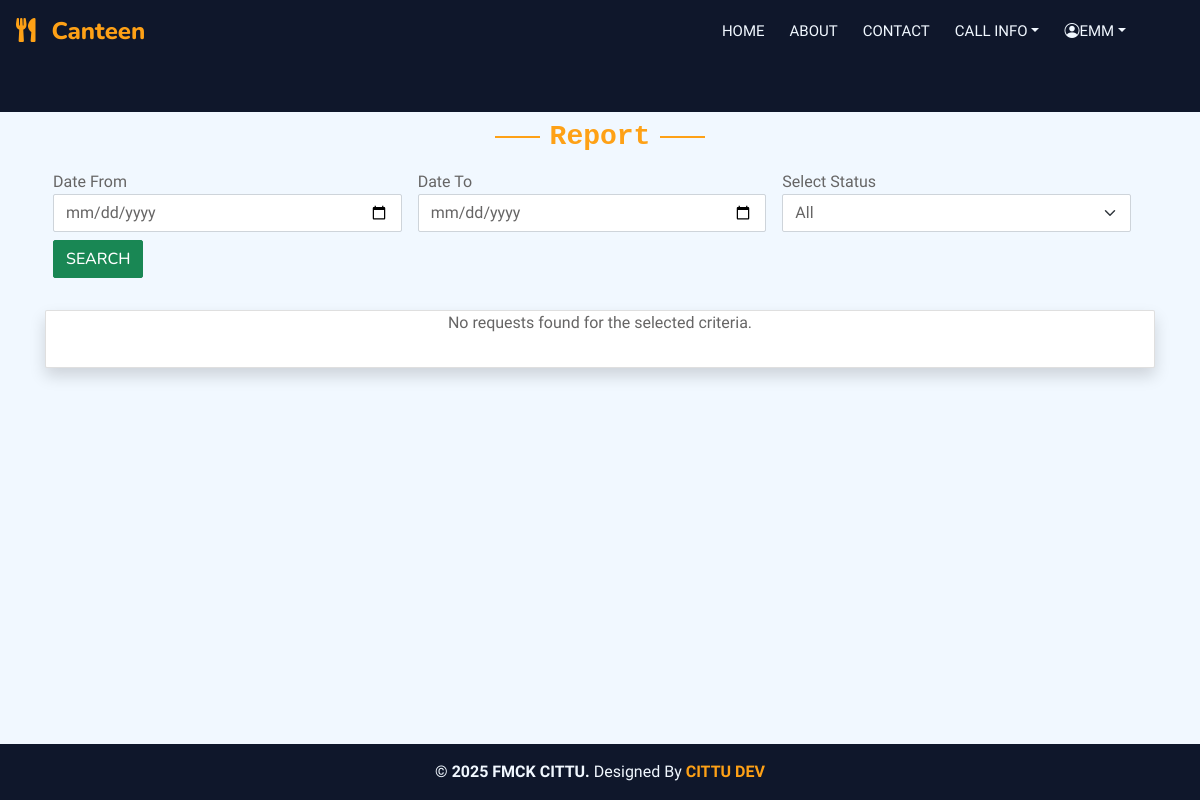
Page /meal_report (signed in) on the earlier database version.
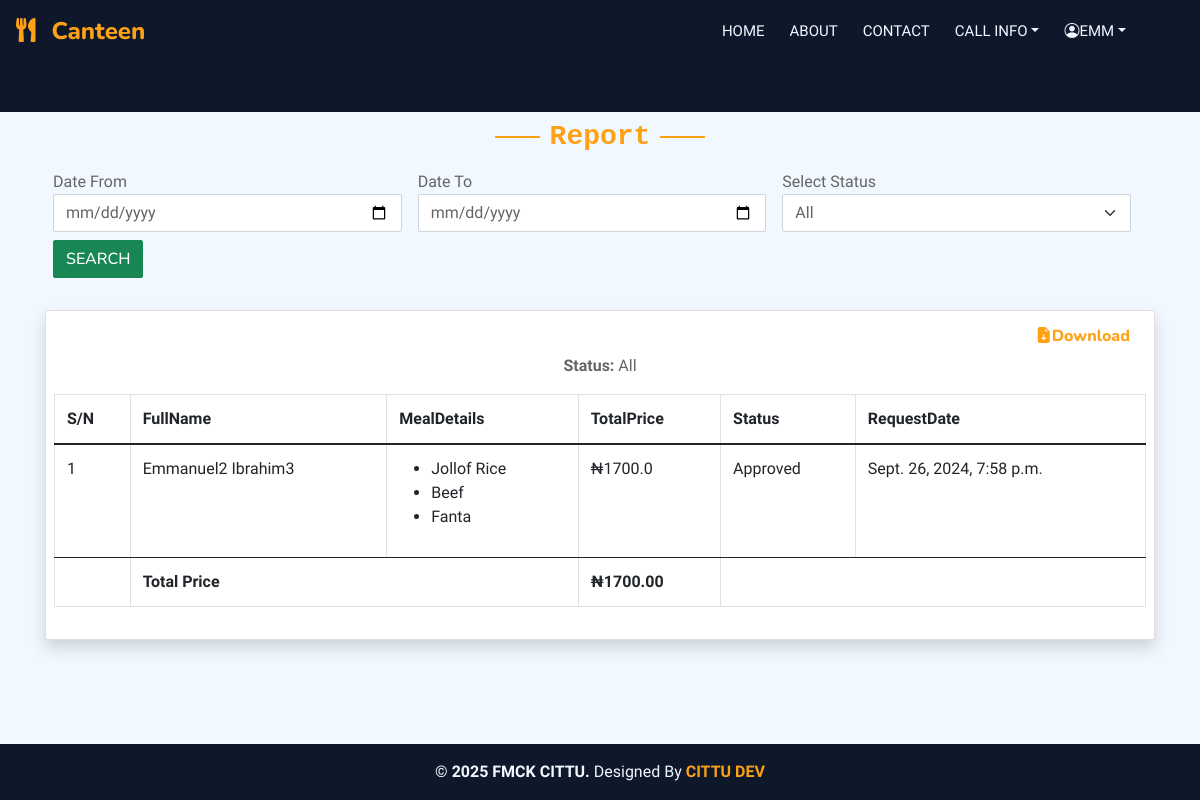
Same page on the later database version.
### main/models.py (models this page shows, shortened)
class Request(models.Model):
    STATUS_CHOICES = [
        ('Pending', 'Pending'),
        ('Approved', 'Approved'),
        ('Decline', 'Decline'),
    ]
    user = models.ForeignKey(User, on_delete=models.SET_NULL, null=True)
    date_created = models.DateTimeField(auto_now_add=True)
    status = models.CharField(max_length=8, choices=STATUS_CHOICES, default='Pending')
    class Meta:
        verbose_name_plural = "Request"
    def calculate_total_price(self):
        request_details = self.requestdetails_set.all()
        total = sum(float(detail.meal.price) for detail in request_details if detail.meal)
        return total

class RequestDetails(models.Model):
    request = models.ForeignKey(Request, on_delete=models.SET_NULL, null=True)
    meal = models.ForeignKey(Meal, on_delete=models.SET_NULL, null=True)
    meal_price = models.DecimalField(max_digits=10, decimal_places=2, default=0.00)
    date_created = models.DateTimeField(auto_now_add=True)
    class Meta:
        verbose_name_plural = "RequestDetail"

class Meal(models.Model):
    title = models.CharField(max_length=25)
    price = models.DecimalField(max_digits=10, decimal_places=2)
    available = models.BooleanField(default=True)
    category = models.ForeignKey(Category, on_delete=models.SET_NULL, null=True)
    meals_image = models.ImageField(upload_to='meal_image', default='default.png', blank=True,null=True)
    date_created = models.DateTimeField(auto_now_add=True)
    class Meta:
        verbose_name_plural = "Meal"
    def __str__(self):
        return self.title

### accounts/models.py (models this page shows, shortened)
class User(AbstractUser):
    firstname = models.CharField(max_length=200)
    lastname = models.CharField(max_length=200)
    othername = models.CharField(max_length=100 ,blank=True,null=True)
    username = models.CharField(max_length=100, unique=True)
    file_no = models.CharField(unique=True, max_length=7)
    phone_number = models.CharField(max_length=11,null=True)
    department = models.ForeignKey(Department, on_delete=models.SET_NULL, null=True)
    unit = models.ForeignKey(Unit, on_delete=models.SET_NULL, null=True)
    gender = models.ForeignKey(Gender, on_delete=models.CASCADE,null=True)
    group = models.ForeignKey(UserGroup, on_delete=models.CASCADE, blank=True, null=True)
    role = models.ForeignKey(Role, on_delete=models.CASCADE, blank=True, null=True)
    is_active = models.BooleanField(default=True)
    date_created = models.DateTimeField(auto_now_add=True)
    USERNAME_FIELD = 'username'
    REQUIRED_FIELDS = ['firstname', 'lastname', 'file_no', 'phone_number', 'department', 'unit']
    class Meta:
        verbose_name_plural = "User"

### report/views.py (the view)
# urls.py: path('meal_report', views.meal_report_and_search, name='report'),
@login_required
def meal_report_and_search(request):
    datefrom = request.GET.get('datefrom')
    dateto = request.GET.get('dateto')
    status = request.GET.get('status')
    filtered_requests = filter_requests(datefrom, dateto, status)
    total_price = sum(req.calculate_total_price() for req in filtered_requests)
    user_request_details = RequestDetails.objects.filter(request__in=filtered_requests)
    report = filtered_requests
    context = {
        'report': report,
        'total_price': total_price,
        'user_request_details': user_request_details,
        'status': status,
        'datefrom': datefrom,
        'dateto': dateto,
    }
    return render(request, 'report/meal_report.html', context)

### accounts/models.py (called while the page is built)
    def __str__(self):
        return self.title

    def __str__(self):
        return self.title

    def __str__(self):
        return self.title

### report/views.py (called while the page is built)
def filter_requests(datefrom, dateto, status):
    filtered_requests = Request.objects.all()
    if datefrom:
        filtered_requests = filtered_requests.filter(date_created__gte=datefrom)
    if dateto:
        filtered_requests = filtered_requests.filter(date_created__lte=dateto)
    if status:
        filtered_requests = filtered_requests.filter(status=status)
    return filtered_requests

### templates/report/meal_report.html (shortened to what this page needs)
{% extends 'base/base.html' %}
{% block content %}
<div class="container-xxl pt-2 pb-3">
    <div class="container d-flex justify-content-center align-items-center">
        <div class="row g-3">
            <div class="text-center">
                <h3 class="section-title text-primary font-monospace">Report</h3>
            </div>
            <form method="GET" action="{% url 'report' %}" class="mt-2 mb-3">
                <div class="row g-3">
                    <div class="col-md-4 col-sm-6">
                        <label for="datefrom">Date From</label>
                        <input class="form-control" type="date" name="datefrom">
                    </div>
                    <div class="col-md-4 col-sm-6">
                        <label for="dateto">Date To</label>
                        <input class="form-control" type="date" name="dateto">
                    </div>
                    <div class="col-md-4 col-sm-6">
                        <label>Select Status</label>
                        <select class="form-select" name="status">
                            <option value="" {% if not status %}selected{% endif %}>All</option>
                        </select>
                    </div>
                </div>
                <button type="submit" class="btn btn-success mt-2 justify-content-center">Search</button>
            </form>
            <div class="card shadow  pb-3">
                {% if report %}
                <div class="table-responsive">
                    <h6 class="text-end mt-3 me-3">
                        <a
                            href="{% url 'meal_report_pdf' %}?datefrom={{ datefrom }}&dateto={{ dateto }}&status={{ status }}"><i
                                class="bi bi-file-earmark-arrow-down-fill"></i>Download</a>
                    </h6>
                    <p class="text-center"><strong>Status:</strong> {{ status|default:"All" }}</p>
                    <table class="table table-bordered">
                        <thead class="">
                            <tr>
                                <th>S/N</th>
                                <th>FullName</th>
                                <th>MealDetails</th>
                                <th>TotalPrice</th>
                                <th>Status</th>
                                <th>RequestDate</th>
                            </tr>
                        </thead>
                        <tbody>
                            {% for req in report %}
                            <tr>
                                <td>{{ forloop.counter }}</td>
                                <td>{{ req.user.firstname }} {{ req.user.lastname }}</td>
                                <td>
                                    <ul>
                                        {% for detail in req.requestdetails_set.all %}
                                        <li>{{ detail.meal }}</li>
                                        {% endfor %}
                                    </ul>
                                </td>
                                <td>₦{{ req.calculate_total_price }}</td>
                                <td>{{ req.status }}</td>
                                <td>{{ req.date_created }}</td>
                            </tr>
                            {% endfor %}
                        </tbody>
                        <tfoot>
                            <tr>
                                <td></td>
                                <td colspan="2"><strong>Total Price </strong></td>
                                <td><strong>₦{{ total_price|floatformat:2 }}</strong></td>
                                <td colspan="2">
                                </td>
                            </tr>
                        </tfoot>
                    </table>
                </div>
                {% else %}
                <p colspan="6" class="text-center">No requests found for the selected criteria.</p>
                {% endif %}
            </div>
        </div>
    </div>
</div>
{% endblock content %}

Differences in the rows shown:
added Request: user.firstname "Emmanuel2", user.lastname "Ibrahim3", calculate_total_price "1700.0", status "Approved", date_created "Sept. 26, 2024, 7:58 p.m."
added RequestDetails: meal "Jollof Rice"
added RequestDetails: meal "Beef"
added RequestDetails: meal "Fanta"
Other differences:
{{ status|default:"All" }}: (not shown) → "All"
{{ total_price|floatformat:2 }}: (not shown) → "1700.00"
text no longer shown: "No requests found for the selected criteria."
text now shown: "Download Status: S/N FullName MealDetails TotalPrice Status RequestDate Total Price ₦"
